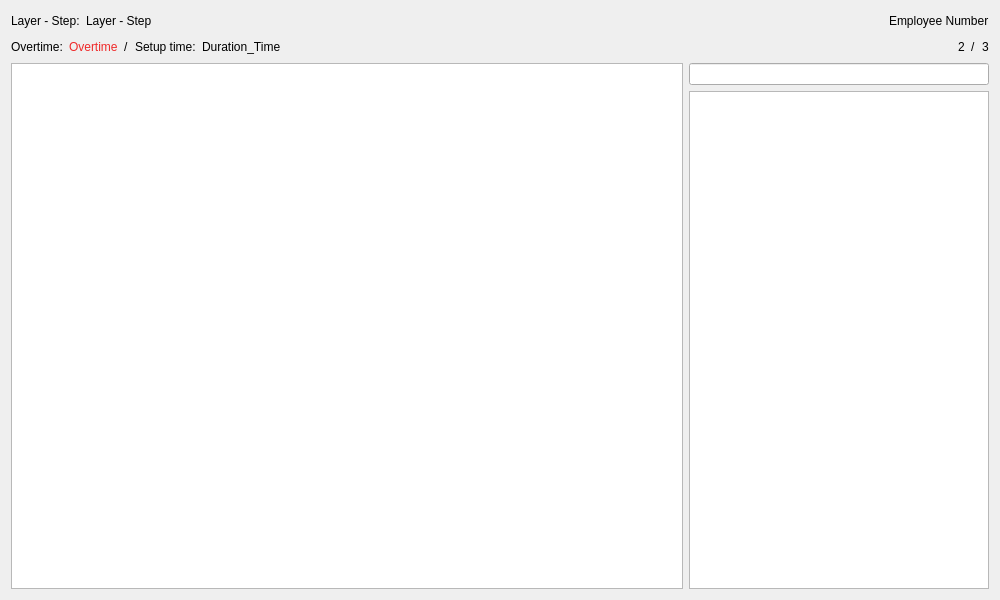
<?xml version="1.0" encoding="UTF-8"?>
<ui version="4.0">
 <class>OvertimeStep_Dialog</class>
 <widget class="QDialog" name="OvertimeStep_Dialog">
  <property name="geometry">
   <rect>
    <x>0</x>
    <y>0</y>
    <width>1000</width>
    <height>600</height>
   </rect>
  </property>
  <property name="windowTitle">
   <string>Overtime Step/Terminate Step</string>
  </property>
  <layout class="QGridLayout" name="gridLayout_2">
   <item row="0" column="0">
    <layout class="QVBoxLayout" name="verticalLayout">
     <item>
      <layout class="QHBoxLayout" name="horizontalLayout">
       <item>
        <widget class="QLabel" name="label_5">
         <property name="text">
          <string>Layer - Step:</string>
         </property>
        </widget>
       </item>
       <item>
        <widget class="QLabel" name="layer_step_label">
         <property name="text">
          <string>Layer - Step</string>
         </property>
        </widget>
       </item>
       <item>
        <spacer name="horizontalSpacer">
         <property name="orientation">
          <enum>Qt::Horizontal</enum>
         </property>
         <property name="sizeHint" stdset="0">
          <size>
           <width>40</width>
           <height>20</height>
          </size>
         </property>
        </spacer>
       </item>
       <item>
        <widget class="QLabel" name="user_label">
         <property name="text">
          <string>Employee Number</string>
         </property>
        </widget>
       </item>
      </layout>
     </item>
     <item>
      <layout class="QHBoxLayout" name="horizontalLayout_3">
       <item>
        <widget class="QLabel" name="label_2">
         <property name="text">
          <string>Overtime:</string>
         </property>
        </widget>
       </item>
       <item>
        <widget class="QLabel" name="overtime_label">
         <property name="styleSheet">
          <string notr="true">color: rgb(239, 41, 41);</string>
         </property>
         <property name="text">
          <string>Overtime</string>
         </property>
        </widget>
       </item>
       <item>
        <widget class="QLabel" name="label">
         <property name="text">
          <string>/</string>
         </property>
        </widget>
       </item>
       <item>
        <widget class="QLabel" name="label_4">
         <property name="text">
          <string>Setup time:</string>
         </property>
        </widget>
       </item>
       <item>
        <widget class="QLabel" name="duration_label">
         <property name="text">
          <string>Duration_Time</string>
         </property>
        </widget>
       </item>
       <item>
        <spacer name="horizontalSpacer_2">
         <property name="orientation">
          <enum>Qt::Horizontal</enum>
         </property>
         <property name="sizeHint" stdset="0">
          <size>
           <width>40</width>
           <height>20</height>
          </size>
         </property>
        </spacer>
       </item>
       <item>
        <layout class="QHBoxLayout" name="horizontalLayout_2">
         <item>
          <widget class="QLabel" name="currentNumber_label">
           <property name="text">
            <string>2</string>
           </property>
          </widget>
         </item>
         <item>
          <widget class="QLabel" name="label_3">
           <property name="text">
            <string>/</string>
           </property>
          </widget>
         </item>
         <item>
          <widget class="QLabel" name="totalNumber_label">
           <property name="text">
            <string>3</string>
           </property>
          </widget>
         </item>
        </layout>
       </item>
      </layout>
     </item>
     <item>
      <layout class="QGridLayout" name="gridLayout">
       <item row="0" column="0" rowspan="2">
        <widget class="DrawShapesGraphics" name="showImage_SOP_graphicsView"/>
       </item>
       <item row="0" column="1">
        <widget class="QLineEdit" name="enterCode_lineEdit">
         <property name="sizePolicy">
          <sizepolicy hsizetype="Minimum" vsizetype="Fixed">
           <horstretch>0</horstretch>
           <verstretch>0</verstretch>
          </sizepolicy>
         </property>
        </widget>
       </item>
       <item row="1" column="1">
        <widget class="QTextEdit" name="errorCodeList_textEdit">
         <property name="minimumSize">
          <size>
           <width>250</width>
           <height>0</height>
          </size>
         </property>
         <property name="maximumSize">
          <size>
           <width>300</width>
           <height>16777215</height>
          </size>
         </property>
         <property name="readOnly">
          <bool>true</bool>
         </property>
         <property name="html">
          <string>&lt;!DOCTYPE HTML PUBLIC &quot;-//W3C//DTD HTML 4.0//EN&quot; &quot;http://www.w3.org/TR/REC-html40/strict.dtd&quot;&gt;
&lt;html&gt;&lt;head&gt;&lt;meta name=&quot;qrichtext&quot; content=&quot;1&quot; /&gt;&lt;style type=&quot;text/css&quot;&gt;
p, li { white-space: pre-wrap; }
&lt;/style&gt;&lt;/head&gt;&lt;body style=&quot; font-family:'Ubuntu'; font-size:11pt; font-weight:400; font-style:normal;&quot;&gt;
&lt;p style=&quot;-qt-paragraph-type:empty; margin-top:0px; margin-bottom:0px; margin-left:0px; margin-right:0px; -qt-block-indent:0; text-indent:0px;&quot;&gt;&lt;br /&gt;&lt;/p&gt;&lt;/body&gt;&lt;/html&gt;</string>
         </property>
        </widget>
       </item>
      </layout>
     </item>
    </layout>
   </item>
  </layout>
 </widget>
 <customwidgets>
  <customwidget>
   <class>DrawShapesGraphics</class>
   <extends>QGraphicsView</extends>
   <header>drawshapesgraphics.h</header>
  </customwidget>
 </customwidgets>
 <resources/>
 <connections/>
</ui>
